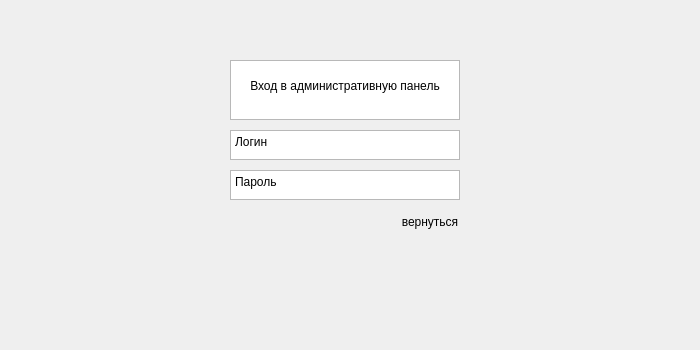
<?xml version="1.0" encoding="UTF-8"?>
<ui version="4.0">
 <class>Admin</class>
 <widget class="QDialog" name="Admin">
  <property name="geometry">
   <rect>
    <x>0</x>
    <y>0</y>
    <width>700</width>
    <height>350</height>
   </rect>
  </property>
  <property name="windowTitle">
   <string>Dialog</string>
  </property>
  <widget class="QTextBrowser" name="textBrowser">
   <property name="geometry">
    <rect>
     <x>230</x>
     <y>60</y>
     <width>230</width>
     <height>60</height>
    </rect>
   </property>
   <property name="html">
    <string>&lt;!DOCTYPE HTML PUBLIC &quot;-//W3C//DTD HTML 4.0//EN&quot; &quot;http://www.w3.org/TR/REC-html40/strict.dtd&quot;&gt;
&lt;html&gt;&lt;head&gt;&lt;meta name=&quot;qrichtext&quot; content=&quot;1&quot; /&gt;&lt;meta charset=&quot;utf-8&quot; /&gt;&lt;style type=&quot;text/css&quot;&gt;
p, li { white-space: pre-wrap; }
hr { height: 1px; border-width: 0; }
li.unchecked::marker { content: &quot;\2610&quot;; }
li.checked::marker { content: &quot;\2612&quot;; }
&lt;/style&gt;&lt;/head&gt;&lt;body style=&quot; font-family:'Segoe UI'; font-size:9pt; font-weight:400; font-style:normal;&quot;&gt;
&lt;p align=&quot;center&quot; style=&quot;-qt-paragraph-type:empty; margin-top:0px; margin-bottom:0px; margin-left:0px; margin-right:0px; -qt-block-indent:0; text-indent:0px;&quot;&gt;&lt;br /&gt;&lt;/p&gt;
&lt;p align=&quot;center&quot; style=&quot; margin-top:0px; margin-bottom:0px; margin-left:0px; margin-right:0px; -qt-block-indent:0; text-indent:0px;&quot;&gt;Вход в административную панель&lt;/p&gt;&lt;/body&gt;&lt;/html&gt;</string>
   </property>
  </widget>
  <widget class="QTextEdit" name="textEdit">
   <property name="geometry">
    <rect>
     <x>230</x>
     <y>130</y>
     <width>230</width>
     <height>30</height>
    </rect>
   </property>
   <property name="html">
    <string>&lt;!DOCTYPE HTML PUBLIC &quot;-//W3C//DTD HTML 4.0//EN&quot; &quot;http://www.w3.org/TR/REC-html40/strict.dtd&quot;&gt;
&lt;html&gt;&lt;head&gt;&lt;meta name=&quot;qrichtext&quot; content=&quot;1&quot; /&gt;&lt;meta charset=&quot;utf-8&quot; /&gt;&lt;style type=&quot;text/css&quot;&gt;
p, li { white-space: pre-wrap; }
hr { height: 1px; border-width: 0; }
li.unchecked::marker { content: &quot;\2610&quot;; }
li.checked::marker { content: &quot;\2612&quot;; }
&lt;/style&gt;&lt;/head&gt;&lt;body style=&quot; font-family:'Segoe UI'; font-size:9pt; font-weight:400; font-style:normal;&quot;&gt;
&lt;p style=&quot; margin-top:0px; margin-bottom:0px; margin-left:0px; margin-right:0px; -qt-block-indent:0; text-indent:0px;&quot;&gt;Логин&lt;/p&gt;&lt;/body&gt;&lt;/html&gt;</string>
   </property>
  </widget>
  <widget class="QTextEdit" name="textEdit_2">
   <property name="geometry">
    <rect>
     <x>230</x>
     <y>170</y>
     <width>230</width>
     <height>30</height>
    </rect>
   </property>
   <property name="html">
    <string>&lt;!DOCTYPE HTML PUBLIC &quot;-//W3C//DTD HTML 4.0//EN&quot; &quot;http://www.w3.org/TR/REC-html40/strict.dtd&quot;&gt;
&lt;html&gt;&lt;head&gt;&lt;meta name=&quot;qrichtext&quot; content=&quot;1&quot; /&gt;&lt;meta charset=&quot;utf-8&quot; /&gt;&lt;style type=&quot;text/css&quot;&gt;
p, li { white-space: pre-wrap; }
hr { height: 1px; border-width: 0; }
li.unchecked::marker { content: &quot;\2610&quot;; }
li.checked::marker { content: &quot;\2612&quot;; }
&lt;/style&gt;&lt;/head&gt;&lt;body style=&quot; font-family:'Segoe UI'; font-size:9pt; font-weight:400; font-style:normal;&quot;&gt;
&lt;p style=&quot; margin-top:0px; margin-bottom:0px; margin-left:0px; margin-right:0px; -qt-block-indent:0; text-indent:0px;&quot;&gt;Пароль&lt;/p&gt;&lt;/body&gt;&lt;/html&gt;</string>
   </property>
  </widget>
  <widget class="QPushButton" name="pushButton">
   <property name="geometry">
    <rect>
     <x>390</x>
     <y>210</y>
     <width>80</width>
     <height>24</height>
    </rect>
   </property>
   <property name="text">
    <string>вернуться</string>
   </property>
   <property name="flat">
    <bool>true</bool>
   </property>
  </widget>
 </widget>
 <resources/>
 <connections/>
</ui>
